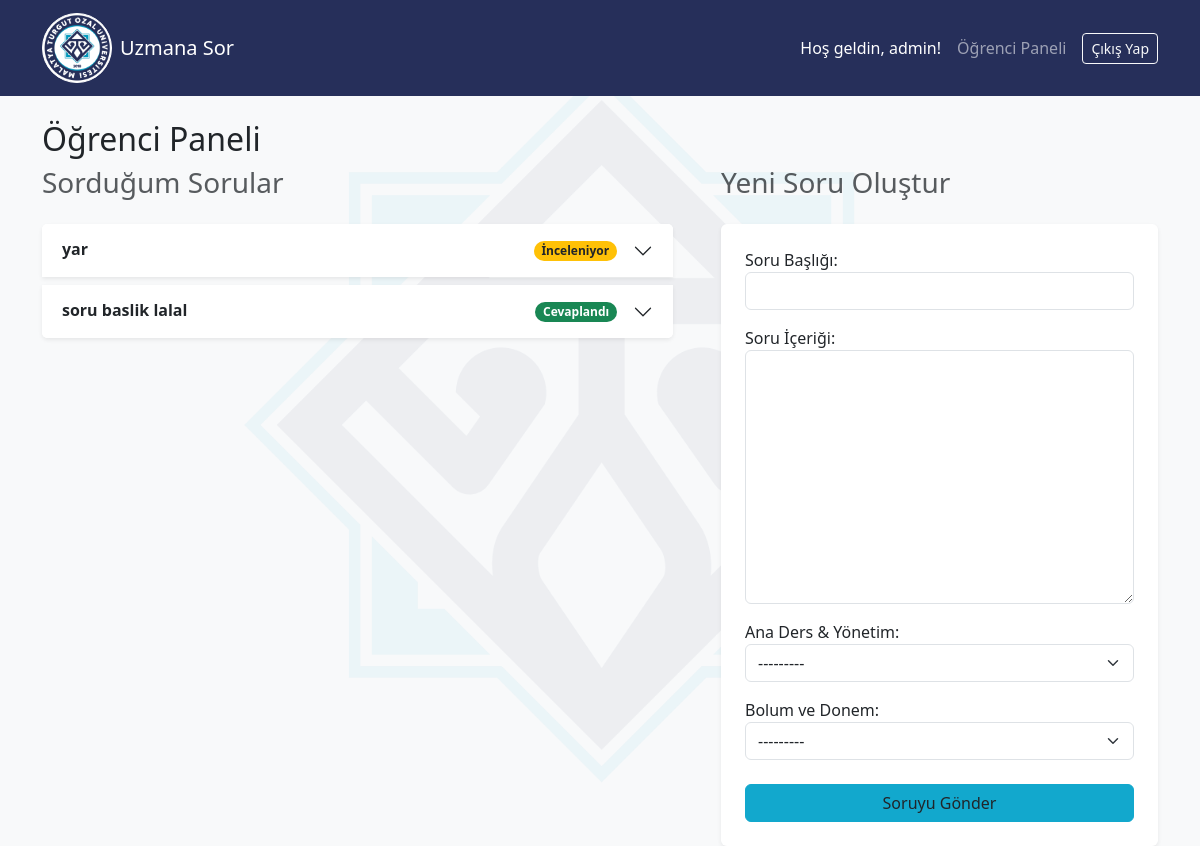
The page /dashboard/ (signed in) on the database as committed earlier.
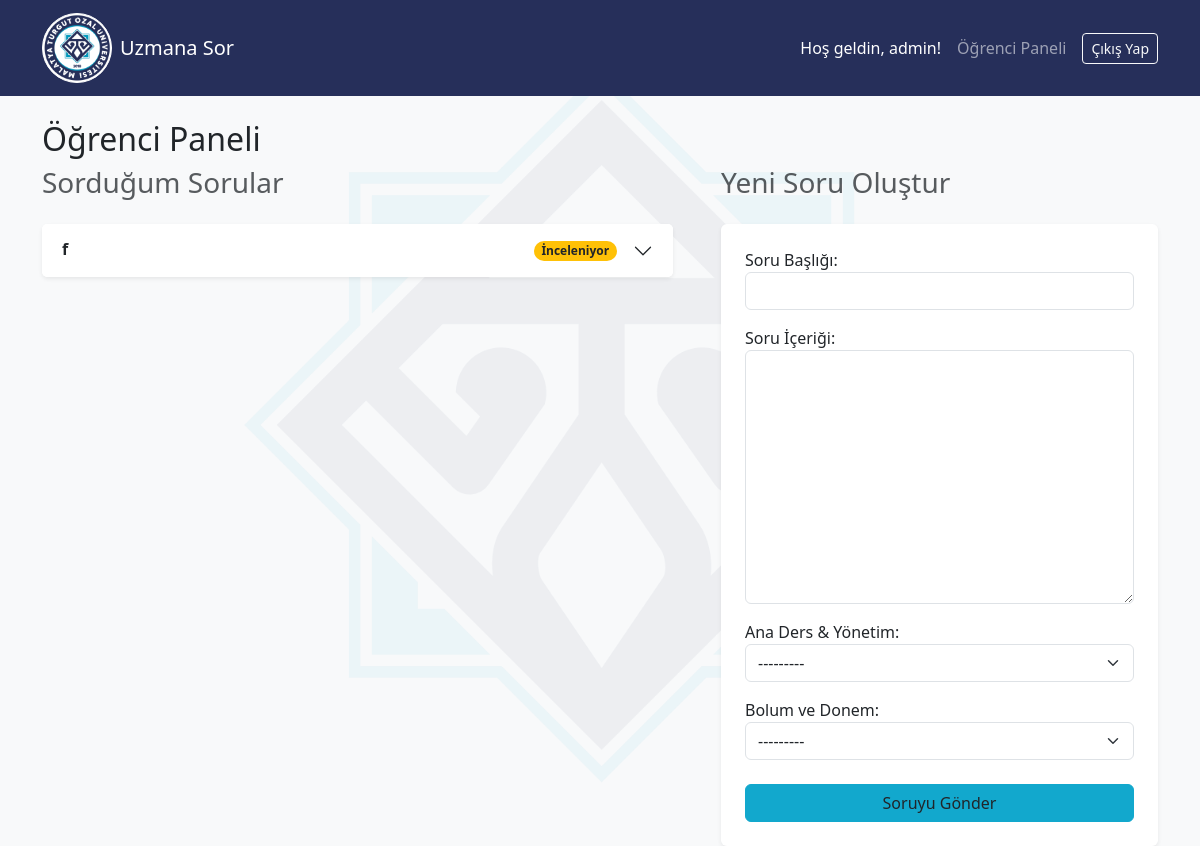
The same page on the database as committed later.
### accounts/models.py (models this page shows, shortened)
class CustomUser(AbstractUser):
    USER_TYPE_CHOICES = (
        ('student', 'Öğrenci'),
        ('r_student', 'Öğrenci Temsilcisi'),
        ('teacher', 'Öğretmen'),
    )
    user_type = models.CharField(
        max_length=10,
        choices=USER_TYPE_CHOICES,
        default='student',
        verbose_name='Kullanici Tipi'
    )
    ACADEMIC_RANK_CHOICES = (
        (1, 'Öğrenci Temsilcisi'),  # Öğrenci Temsilcisi
        (2, 'Akademisyen'),         # Normal Öğretim Üyesi
        (3, 'Dekan Yardımcısı'),    # Dekan Yardımcısı
        (4, 'Dekan'),               # Dekan
    )
    academic_rank = models.IntegerField(
        choices=ACADEMIC_RANK_CHOICES,
        default=1,
        verbose_name="Akademik Mertebe",
        null=True,  # Bu alanın veritabanında 'boş' (NULL) olmasına izin ver
        blank=True,  # Bu alanın formlarda 'boş' bırakılmasına izin ver
    )

### core/models.py (models this page shows, shortened)
class QuestionBinderTest(models.Model):
    title = models.CharField(max_length=255, verbose_name="Soru Başlığı")
    content = models.TextField(verbose_name="Soru İçeriği")
    created_at = models.DateTimeField(auto_now_add=True)
    question_author= models.ForeignKey(settings.AUTH_USER_MODEL , related_name= 'Sorunun_Sahibi', verbose_name='Sorunun Sahibi', on_delete=models.CASCADE)
    question_current_handler= models.ForeignKey(settings.AUTH_USER_MODEL , verbose_name='Sorunun Su Anki Sorumlusu', on_delete=models.CASCADE)
    question_old_handler= models.ForeignKey(settings.AUTH_USER_MODEL , related_name= 'Sorunun_Eski_Sorumlusu' , verbose_name='Sorunun Eski Sorumlusu', null=True, blank=True, on_delete=models.SET_NULL)
    question_priority = models.IntegerField(verbose_name='Onem Sirasi' , editable=False)
    class_term = models.ForeignKey(ClassTermTest , verbose_name="Bolum ve Donem" , on_delete=models.CASCADE)
    course = models.ForeignKey(CourseTest , verbose_name="Ana Ders & Yönetim", on_delete=models.CASCADE)

### core/views.py (the view)
# urls.py: path('dashboard/', views.student_dashboard, name='student_dashboard'),
@login_required
def student_dashboard(request):
    if request.user.user_type not in ('student', 'r_student'):
        return redirect('core:home')
    my_questions_test = QuestionBinderTest.objects.filter(
            question_author = request.user
        ).annotate(
            answer_count=Count('answers')
        ).order_by('-created_at')
    if request.method == 'POST':
        form = QuestionForm(request.POST)
        if form.is_valid():
            question = form.save(commit=False)
            question.question_author = request.user
            question.question_current_handler = question.course.course_teacher
            question.save()
            return redirect('core:student_dashboard')
    else:
        form = QuestionForm()
    context = {
        'form': form,
        'my_questions': my_questions_test
    }
    return render(request, 'core/dashboard_student.html', context)

### core/forms.py
class QuestionForm(forms.ModelForm):
    class Meta:
        model = QuestionBinderTest
        fields = ('title', 'content' , 'course' , 'class_term') # Sadece bu ikisini 'model'den al
    def __init__(self, *args, **kwargs):
        super().__init__(*args, **kwargs)
        self.fields['title'].widget.attrs['class'] = 'form-control'
        self.fields['content'].widget.attrs['class'] = 'form-control'
        self.fields['course'].widget.attrs['class'] = 'form-select'
        self.fields['class_term'].widget.attrs['class'] = 'form-select'

### core/models.py (called while the page is built)
    def __str__(self):
        try:
            if self.title != None:
                return f"{self.title} - {self.course_teacher.username}"
            else:
                return f"{self.course_teacher.username}"
        except AttributeError:
            return "none"

    def __str__(self):
        return f"{self.class_name}"

### core/templates/core/dashboard_student.html (shortened to what this page needs)
{% extends "core/base.html" %}
{% block content %}
<h2>Öğrenci Paneli</h2>
<div class="row g-5"> <div class="col-md-7">
        <h3 class="text-muted mb-4">Sorduğum Sorular</h3>
        <div class="accordion" id="myQuestionAccordion">
            {% for question in my_questions %}
                <div class="accordion-item mb-2 shadow-sm border-0">
                    <h2 class="accordion-header" id="heading-student-{{ question.pk }}">
                        <button class="accordion-button collapsed"
                                type="button"
                                data-bs-toggle="collapse"
                                data-bs-target="#collapse-student-{{ question.pk }}">
                            <div class="d-flex justify-content-between w-100 pe-3">
                                <span>
                                    <strong>{{ question.title }}</strong>
                                </span>
                                <span>
                                    {% if question.answer_count > 0 %}
                                        <span class="badge bg-success rounded-pill">Cevaplandı</span>
                                    {% elif question.question_current_handler %}
                                        <span class="badge bg-warning text-dark rounded-pill">İnceleniyor</span>
                                    {% else %}
                                        <span class="badge bg-secondary rounded-pill">Havuzda</span>
                                    {% endif %}
                                </span>
                            </div>
                        </button>
                    </h2>
                </div>
            {% empty %}
                <div class="alert alert-info">
                    Daha önce hiç soru sormamışsınız.
                </div>
            {% endfor %}
        </div> </div> <div class="col-md-5">
        <h3 class="text-muted mb-4">Yeni Soru Oluştur</h3>
        <div class="card shadow-sm border-0">
            <div class="card-body p-4">
                <form method="POST">
                    <div class="mb-3">
                        {{ form.title.label_tag }}
                        {{ form.title }}
                    </div>
                    <div class="mb-3">
                        {{ form.content.label_tag }}
                        {{ form.content }}
                    </div>
                    <div class="mb-3">
                        {{ form.course.label_tag }}
                        {{ form.course }}
                    </div>
                    <div class="mb-3">
                        {{ form.class_term.label_tag }}
                        {{ form.class_term }}
                    </div>
                    <div class="d-grid mt-4">
                        <button type="submit" class="btn btn-primary">Soruyu Gönder</button>
                    </div>
                </form>
            </div>
        </div>
    </div>
</div>
{% endblock %}

### core/templates/core/base.html (shortened to what this page needs)
{% load static %}
<!doctype html>
<html lang="tr">
<head>
    <link href="https://cdn.jsdelivr.net/npm/bootstrap@5.3.3/dist/css/bootstrap.min.css" rel="stylesheet">
{% include "core/navbar.html" %}
</head>
<body>
    <div class="container mt-4"> {% block content %}{% endblock %}
    </div>
</body>
</html>

### core/templates/core/navbar.html (shortened to what this page needs)
{% load static %}
<nav class="navbar navbar-expand-lg navbar-dark bg-dark mb-4">
    <div class="container">
        <a class="navbar-brand d-flex align-items-center" href="{% url 'core:home' %}" >
            <img src="{% static 'images/logo.png' %}"
                alt="Okul Logosu"
                height="70"
                style="background-color: white; border: 0.2px solid rgb(255, 255, 255); border-radius: 100%;"
                class="d-inline-block align-text-top me-2"> Uzmana Sor
        </a>
        <div class="collapse navbar-collapse" id="navbarNav">
            <ul class="navbar-nav ms-auto">
                {% if user.is_authenticated %}
                    <li class="nav-item">
                        <span class="nav-link active">
                            Hoş geldin, {{ user.username }}!
                        </span>
                    </li>
                    {% if user.user_type == 'student' or user.user_type == 'r_student' %}
                        <li class="nav-item">
                            <a class="nav-link" href="{% url 'core:student_dashboard' %}">
                                Öğrenci Paneli
                            </a>
                        </li>
                    {% elif user.user_type == 'teacher' %}
                         <li class="nav-item">
                            <a class="nav-link" href="{% url 'core:teacher_dashboard' %}">
                                Öğretmen Paneli
                            </a>
                        </li>
                    {% endif %}
                    <li class="nav-item ms-lg-2 d-flex align-items-center">
                        <form action="{% url 'accounts:logout' %}" method="POST" class="d-inline">
                            <button type="submit" class="btn btn-outline-light btn-sm">
                                Çıkış Yap
                            </button>
                        </form>
                    </li>
                {% endif %}
            </ul>
        </div>
    </div>
</nav>

Rows that differ between the two databases and show on the page:
removed QuestionBinderTest: title "yar", shows "İnceleniyor"
removed QuestionBinderTest: title "soru baslik lalal", shows "Cevaplandı"
added QuestionBinderTest: title "f", shows "İnceleniyor"
